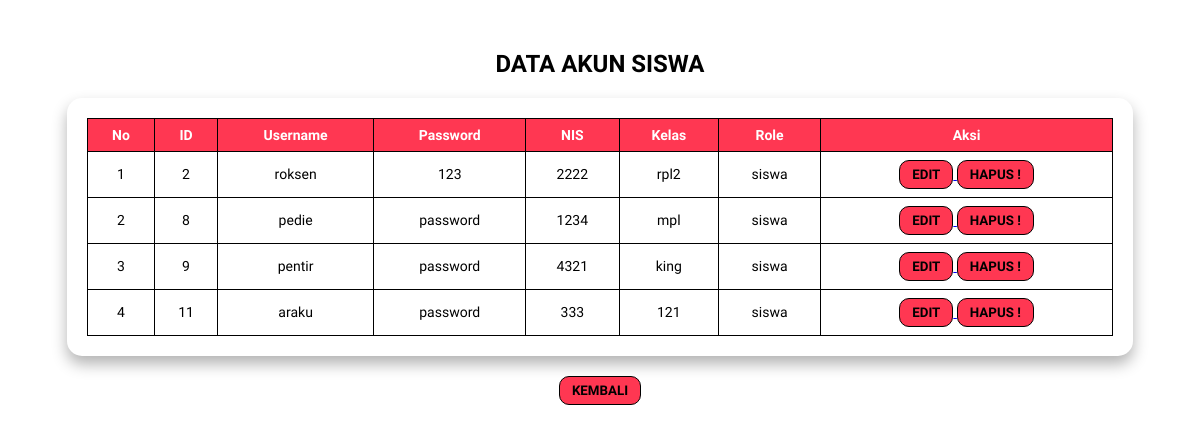
The page /UJIKOMFALAQ/admin/data-siswa.php on the database as committed earlier.
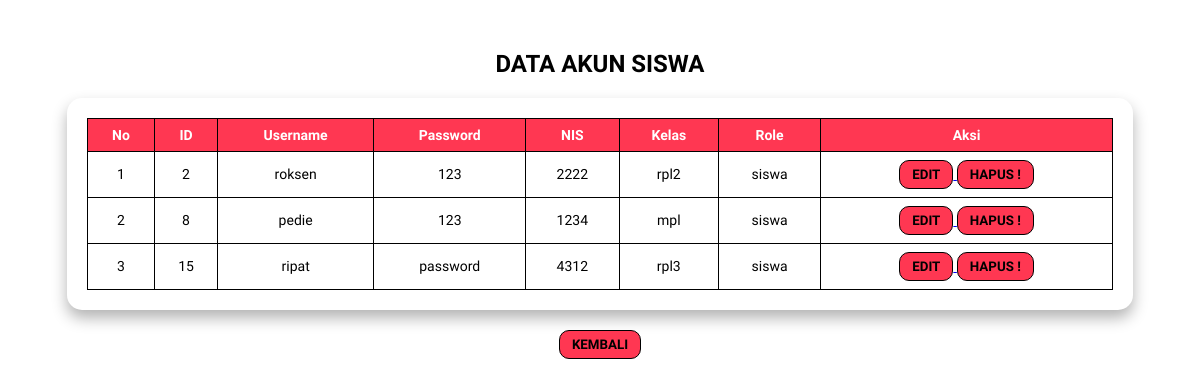
The same page on the database as committed later.
### tables this page shows
CREATE TABLE `user` (
  `id` int(11) NOT NULL,
  `username` varchar(50) NOT NULL,
  `password` varchar(50) NOT NULL,
  `role` enum('admin','siswa') NOT NULL DEFAULT 'siswa',
  `nis` varchar(100) DEFAULT NULL,
  `kelas` varchar(100) DEFAULT NULL
);

### UJIKOMFALAQ/admin/data-siswa.php (the view, shortened to what this page needs)
<?php
$koneksi = mysqli_connect("localhost","root","","ujikom_12rpl2_falaq");
$query = mysqli_query($koneksi, "
    SELECT * FROM user
    WHERE role = 'siswa'
");
?>
<!DOCTYPE html>
<html lang="id">
<head>
</head>
<body>
<h2>DATA AKUN SISWA</h2>
<div class="box">
    <table>
        <tr>
            <th>No</th>
            <th>ID</th>
            <th>Username</th>
            <th>Password</th>
            <th>NIS</th>
            <th>Kelas</th>
            <th>Role</th>
            <th>Aksi</th>
        </tr>
        <?php
        $no = 1;
        while ($data = mysqli_fetch_assoc($query)) {
        ?>
        <tr>
            <td><?= $no++ ?></td>
            <td><?= $data['id'] ?></td>
            <td><?= $data['username'] ?></td>
            <td><?= $data['password'] ?></td>
            <td><?= $data['nis'] ?></td>
            <td><?= $data['kelas'] ?></td>
            <td><?= $data['role'] ?></td>
            <td class="aksi">
                <a href="edit-siswa.php?id=<?= $data['id'] ?>">
                    <button><b>EDIT</b></button>
                </a>
               <a href="hapus-siswa.php?id=<?= $data['id'] ?>"
                onclick="return confirm('yakin pengen hapus?')">
                    <button><b>HAPUS !</b></button>
                </a>
            </td>
        </tr>
        <?php }   ?>
    </table>
</div>
<div class="kembali">
    <a href="admin.php">
        <button><b>KEMBALI</b></button>
    </a>
</div>
</body>
</html>

### UJIKOMFALAQ/admin/data-siswa.php (style rules this page uses)
body { font-family: 'Baloo 2'; margin: 0; padding: 30px; background-color: white; text-align: center; }
h2 { color: black; margin-bottom: 20px; }
.box { background-color: white; padding: 20px; border-radius: 15px; box-shadow: 0 8px 15px rgba(0,0,0,0.3); overflow-x: auto; width: 90%; margin: auto; }
table { width: 100%; border-collapse: collapse; font-size: 14px; }
th, td { border: 1px solid black; padding: 8px; text-align: center; }
th { background-color: rgb(255, 55, 82); color: white; }
button { border: 1px solid black; background-color: rgb(255, 55, 82); color: black; border-radius: 10px; padding: 6px 12px; font-family: 'Baloo 2'; transition: all 0.2s ease; }
.kembali { margin-top: 20px; }

Rows that differ between the two databases and show on the page:
removed user: id "9", username "pentir", password "password", nis "4321", kelas "king", role "siswa"
removed user: id "11", username "araku", password "password", nis "333", kelas "121", role "siswa"
changed user "pedie": password "password" → "123"
added user: id "15", username "ripat", password "password", nis "4312", kelas "rpl3", role "siswa"
